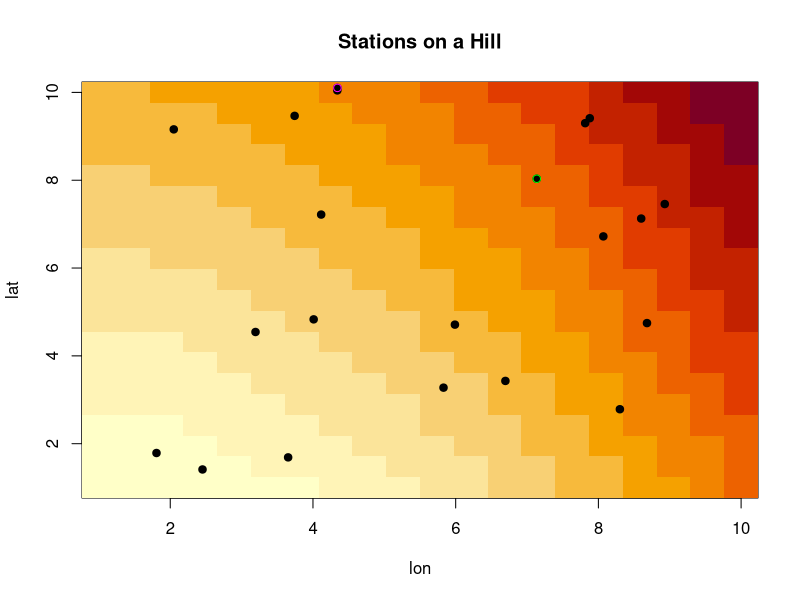

Here is the R script that generated this plot:
# Synthetic Data for Testing Bikeshare Elevation Project
# Nathan Danneman
# Created 21August2016
# Last Edited 21August2016

require(lattice)

# N stations in R2:
N <- 25
lon <- runif(N, 0, 10) +1
lat <- runif(N, 0, 10) +1
# elevation increase that is linear in lat, quadratic in lon
elev <- lon*lon*.2 + lat + rnorm(N, 0, 2)

# Show station locations on this hill:
x <- seq(from=1, to=10, length.out=20)
y <- seq(from=1, to=10, length.out=20)
z <- matrix(0, nrow=length(x), ncol=length(y))
for(i in 1:length(x)){
  for(j in 1:length(y)){
    z[i,j] <- x[i]*x[i]*.2 + 1.5*y[j]
  }}
image(z,x=x,y=y, xlab="lon", ylab="lat", main="Stations on a Hill")
points(lon, lat, pch=19)

# Data Generating Process:
# People show up at a station randomly, and consider a trip to another station
# They consider distance and elevation change
# Then make a probabilistic decision

# assumes: people like to bike (positive intercept)
#   distance hurts
#   elevation hurts
prTrip <- function(dist, elevDelta){
  xb <- 2 -.2*dist - .1*elevDelta
  out <- exp(xb) / (1+exp(xb))
  out
}

start <- sample(1:N, 1)
goal <- sample((1:N)[-start], 1)
dist <- sqrt((lon[start]-lon[goal])^2 + (lat[start]-lat[goal])^2)
points(lon[start], lat[start], col="green")
points(lon[goal], lat[goal], col="magenta")
elevDelta <- elev[goal] - elev[start]







